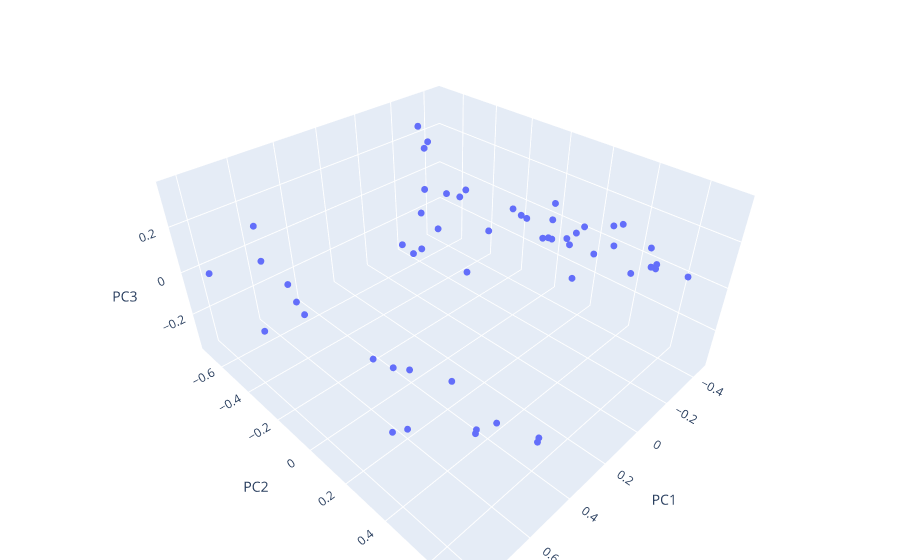

The code cell stored with this chart in its notebook:
### Markdown cell above
### (d) (8 points) 
Based on the answer from part (c), compute that number of component and visualize them to estimate the number of cluster in this dataset.

### Code cell
components = customers_pca[:, :3]

import plotly.express as px

components_df = pd.DataFrame(components, columns=['PC1', 'PC2', 'PC3'])

fig = px.scatter_3d(components_df, x='PC1', y='PC2', z='PC3')
fig.update_traces(marker=dict(size=4))
fig.update_layout(margin=dict(l=0, r=0, b=0, t=0))
fig.show()
